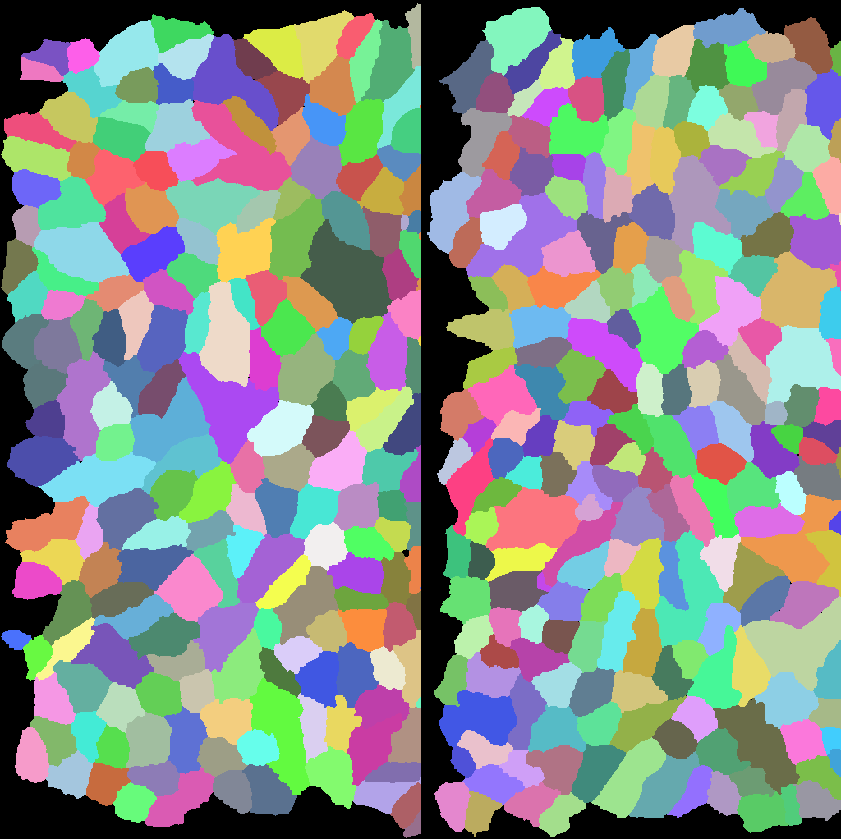
#> input picture fig3/v2/runs_rejected/optimise_labels_endo_r1_attempt2/subject_folder/annotation.tif, 841 x 839 px, shrunk from 1024 x 1022 before the run, found by its file name
$ python score_region.py ../../../optimise_labels_endo_r1_attempt2/subject_folder/annotation.tif ../../../optimise_labels_endo_r1_attempt2/subject_folder/annotation.tif 5
#> lines starting #> are read from the running program, lines starting #| are printed output that depends on the picture
### fig3/v2/runs_rejected/optimise_labels_endo_r1_attempt1/subject_folder/work/evalseg.py
"""Compare predicted labels with annotation: detection F1 (IoU>=0.5), count, area and aspect ratio agreement."""
import sys, numpy as np, tifffile
from skimage.measure import regionprops
PX=0.65
def match(gt,pr):
    gi,pi=np.unique(gt[gt>0]),np.unique(pr[pr>0])
    pairs=np.stack([gt.ravel(),pr.ravel()],1); pairs=pairs[(pairs>0).all(1)]
    u,c=np.unique(pairs,axis=0,return_counts=True)
    ga={i:(gt==i).sum() for i in gi} if False else dict(zip(*np.unique(gt,return_counts=True)))
    pa=dict(zip(*np.unique(pr,return_counts=True)))
    m={}
    for (g,p),n in zip(u,c):
        iou=n/(ga[g]+pa[p]-n)
        if iou>=0.5: m[g]=(p,iou)
    return m,len(gi),len(pi)
def stats(l):
    return {r.label:(r.area*PX**2, r.axis_major_length/max(r.axis_minor_length,1e-9)) for r in regionprops(l)}
def evaluate(gt,pr):
    m,ng,npred=match(gt,pr); tp=len(m)
    if tp==0: return dict(n_gt=ng,n_pred=npred,tp=0,F1_iou50=0.0,mean_iou_matched=0.0,median_area_pred=float('nan'))
    f1=2*tp/(ng+npred); sg,sp=stats(gt),stats(pr)
    a=np.array([[sg[g][0],sp[p][0]] for g,(p,_) in m.items()]); r=np.array([[sg[g][1],sp[p][1]] for g,(p,_) in m.items()])
    allg=np.array(list(sg.values())); allp=np.array(list(sp.values()))
    return dict(n_gt=ng,n_pred=npred,tp=tp,F1_iou50=round(f1,3),precision=round(tp/npred,3),recall=round(tp/ng,3),
      count_ratio=round(npred/ng,3),mean_iou_matched=round(np.mean([v[1] for v in m.values()]),3),
      median_area_gt=round(np.median(allg[:,0]),0),median_area_pred=round(np.median(allp[:,0]),0),
      median_AR_gt=round(np.median(allg[:,1]),2),median_AR_pred=round(np.median(allp[:,1]),2),
      matched_area_rel_err_median=round(np.median(np.abs(a[:,1]-a[:,0])/a[:,0]),3),
      matched_AR_abs_err_median=round(np.median(np.abs(r[:,1]-r[:,0])),3),
      matched_area_corr=round(np.corrcoef(a.T)[0,1],3),matched_AR_corr=round(np.corrcoef(r.T)[0,1],3))
# [2 lines that do not run on import are left out]

### fig3/v2/runs_rejected/optimise_labels_endo_r1_attempt1/subject_folder/work/score_region.py
import sys,numpy as np,tifffile
sys.path.insert(0,'work')
from evalseg import evaluate
y0=int(sys.argv[3]); gt=tifffile.imread('annotation.tif'); pr=tifffile.imread(sys.argv[1])
#> further down, gt is the input picture: shape (839, 841) int32; 414 distinct labels, from 0 to 927
g=gt[y0:].copy(); p=pr[y0:].copy()
#> after `g = gt[y0:].copy()`:
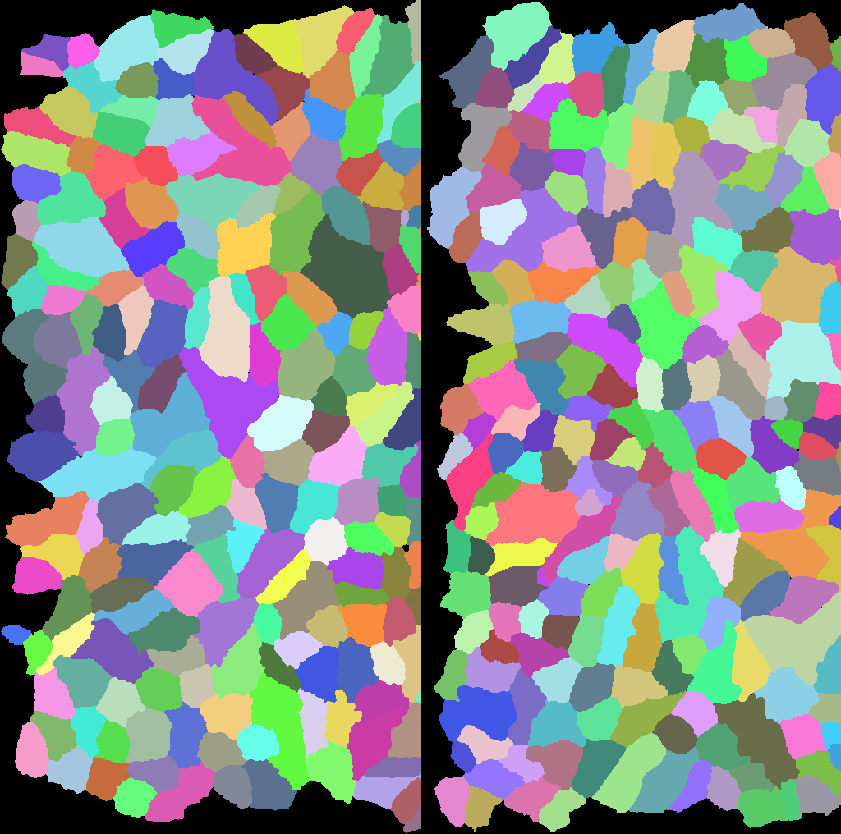
#> g: shape (834, 841) int32; 414 distinct labels, from 0 to 927; one colour per label, 0 black
# keep only objects whose centroid lies in region (labels cut at the region boundary are dropped from both)
from skimage.measure import regionprops
def keep(l):
    out=np.zeros_like(l)
    for r in regionprops(l):
        if r.centroid[0]>=40 and r.bbox[0]>0: out[l==r.label]=r.label
#> out: shape (834, 841) int32; 407 distinct labels, from 0 to 927
    return out
g=keep(g); p=keep(p)
for k,v in evaluate(g,p).items(): print(k,v)
#> in match, `ga={i:(gt==i).sum() for i in gi} if False else dict(zip(*np.unique(gt,..`: ga = 407 items
#> in evaluate, `m, ng, npred = match(gt, pr)`: m = 406 items; ng = 406
#> in evaluate, `f1 = 2 * tp / (ng + npred)`: f1 = 1
#> this loop made 16 passes
#> (k, v) on passes 1 to 12: ('n_gt', 406), ('n_pred', 406), ('tp', 406), ('F1_iou50', 1), ('precision', 1), ('recall', 1), ('count_ratio', 1), ('mean_iou_matched', 1), ('median_area_gt', 573), ('median_area_pred', 573), ('median_AR_gt', 1.62), ('median_AR_pred', 1.62)
#| n_gt 406
#| n_pred 406
#| tp 406
#| F1_iou50 1.0
#| precision 1.0
#| recall 1.0
#| count_ratio 1.0
#| mean_iou_matched 1.0
#> (further printed lines are left out)
